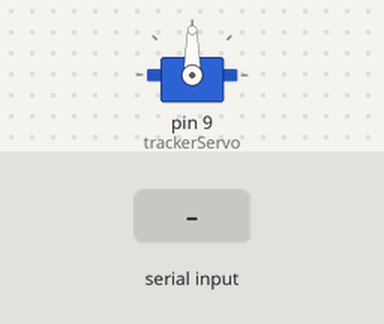
A sketch run on a simulated Arduino Uno, built with avr-gcc and run on an emulated ATmega328P. On the bench: servo. Inputs (shaded band) come from the test bench. What the sketch prints to the serial monitor is not drawn.

Above: at 1.2 s.
1.3 s: "90,45\n" received over Serial
At 2.2 s:
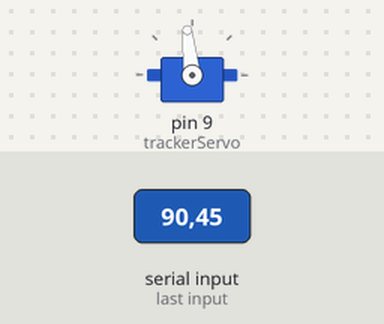
2.8 s: "30,150\n" received over Serial
At 3.3 s:
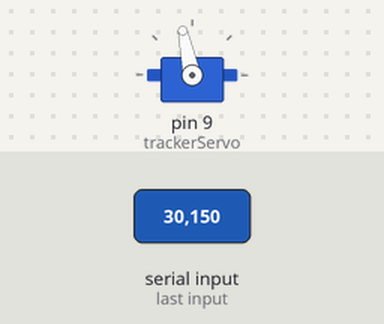
Timing chart, 0 to 5.8 s (numbered marks = the images above; inputs shaded):
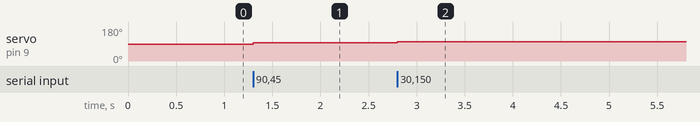

Measured:
- after the input at 1.3 s, servo on pin 9 (trackerServo): 90° → 96° at once
- after the input at 2.8 s, servo on pin 9 (trackerServo): 96° → 102° at once

The sketch:

servo_control.ino
```cpp
#include <Servo.h>

Servo trackerServo;
int currentPos = 90; // Start centered

// Proportional tracking constants
const float Kp = 0.05;
const int MAX_STEP = 5;

void setup() {
  Serial.begin(115200);
  trackerServo.attach(9);
  updateServo(currentPos);
  Serial.println("Arduino Tracker Ready");
}

void loop() {
  // Check if we received an error value over USB Serial
  if (Serial.available() > 0) {
    // Read the tracking error (in pixels) from the PC camera
    int error = Serial.parseInt();

    // Clear any trailing newlines or characters
    while(Serial.available() > 0) {
      Serial.read();
    }

    // Process movement if the error is non-zero
    if (error != 0) {
      int stepSize = min(MAX_STEP, abs(error) * Kp);

      if (error < 0) {
        currentPos -= stepSize; // Move Left
      } else {
        currentPos += stepSize; // Move Right
      }

      currentPos = constrain(currentPos, 0, 180);
      updateServo(currentPos);
    }
  }
}

void updateServo(int degrees) {
  // Map our virtual 0-180 to the physical pulse widths or valid servo range if needed
  // For standard servos, direct write is usually fine.
  trackerServo.write(degrees);
}
```
